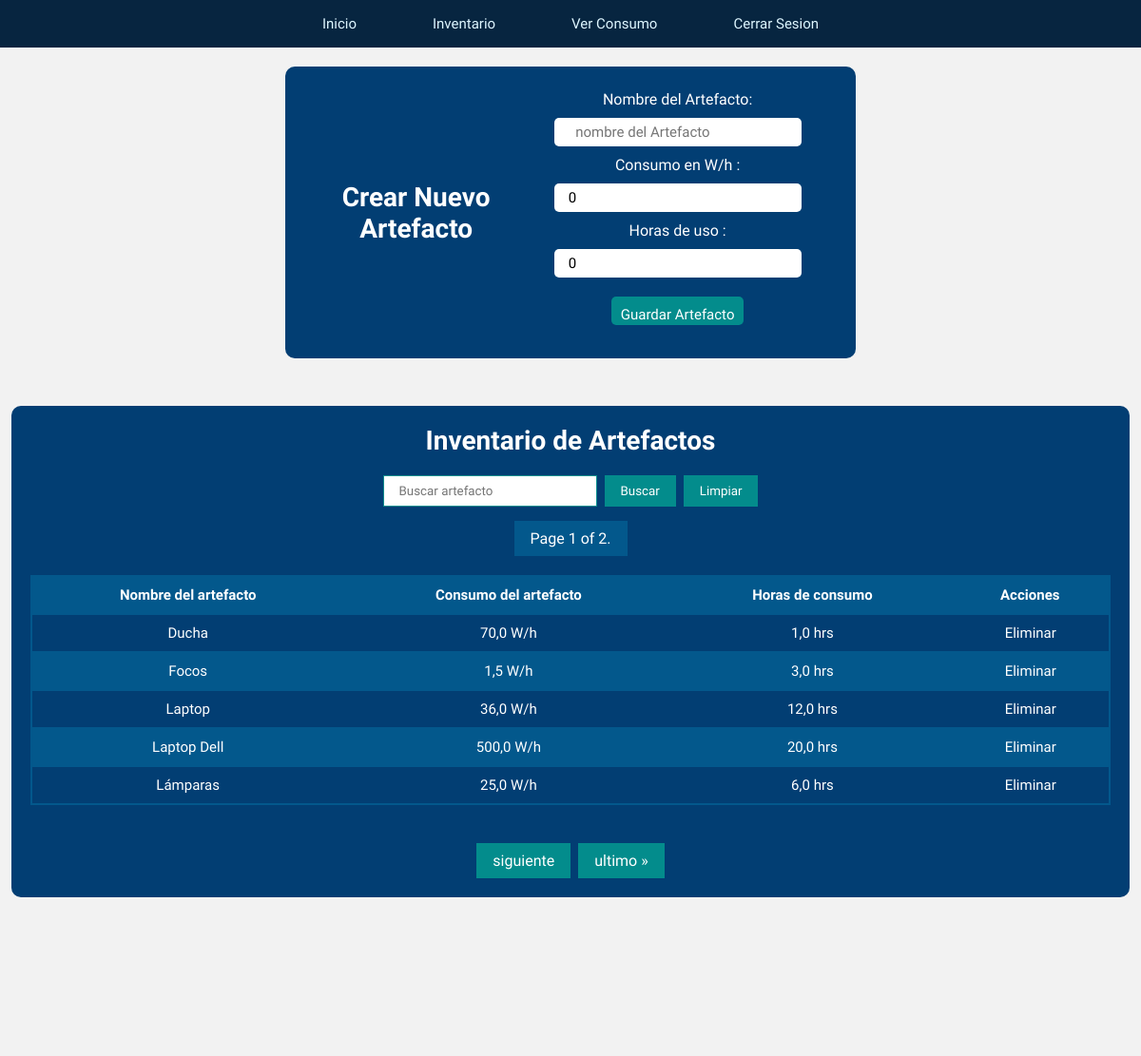
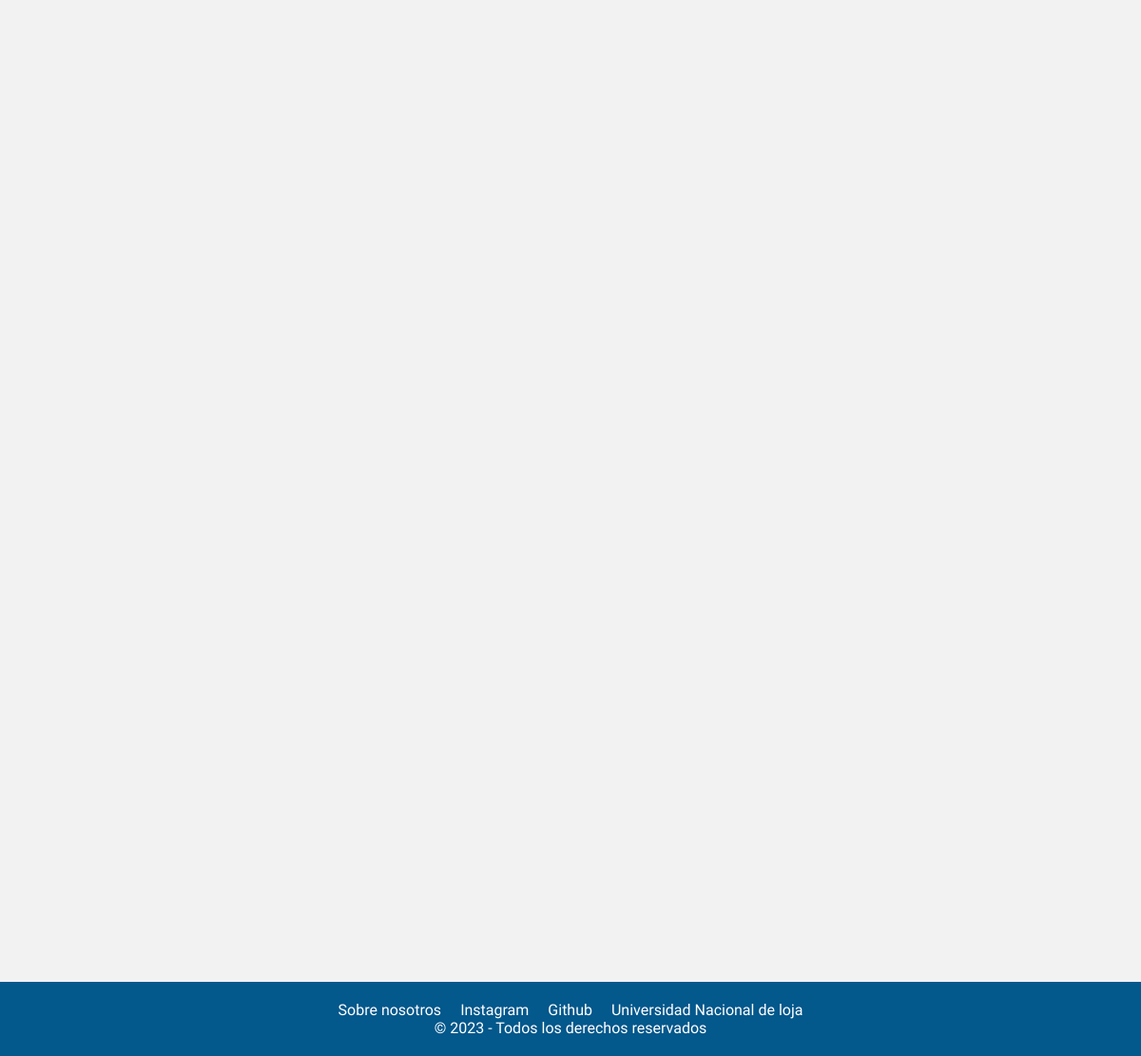
The app's page /paginaUsuario/inventario/artefactos/ (signed in) with its own data (2 pictures, top to bottom).
### energy/models.py (models this page shows, shortened)
class Artefacto(models.Model):
    user = models.ForeignKey(User, on_delete=models.CASCADE)
    nombre_artefacto = models.CharField(max_length=20)
    consumo_wh = models.FloatField(default=0)
    horas_de_uso = models.FloatField(default=0)

### energy/views.py (the view, shortened to what this page needs)
# urls.py: path('paginaUsuario/inventario/artefactos/', artefacto, name="artefacto"),
def artefacto(request):
    if request.user.is_anonymous:
        return redirect('home')
    if request.user.is_authenticated:
        print(request.user.modoclaro.modo_claro)  # Corregir esta línea
        artefacto = Artefacto.objects.filter(user=request.user)
        if request.method == 'GET':
            form = ArtefactoForm()
            artefacto = artefacto.order_by('nombre_artefacto')
            paginacion_artefacto = Paginator(artefacto, 5)
            numero_pagina = request.GET.get('page')
            artefacto = paginacion_artefacto.get_page(numero_pagina)
            return render(request, 'energy/home/artefacto.html', {
                'form': form,
                'artefacto': artefacto,
                'filtrar_artefacto': FiltrarArtefactoForm
            })
        return render(request, 'energy/home/artefacto.html', {
            'eliminar': eliminar_artefacto,
            'ver_todo': Artefacto.objects.filter(user=request.user),
        })

### energy/forms.py
class ArtefactoForm(forms.ModelForm):
    class Meta:
        model = Artefacto
        fields = ('nombre_artefacto', 'consumo_wh', 'horas_de_uso')
        widgets = {
            'nombre_artefacto': forms.TextInput(
                attrs={
                    'placeholder': '  nombre del Artefacto',
                }
            ),
            'consumo_wh': forms.NumberInput(
                attrs={
                    'placeholder': 'Consumo en Whatts cada hora',
                    'min': '1',
                    'max': '10000'
                }
            ),
            'horas_de_uso': forms.NumberInput(
                attrs={
                    'placeholder': 'Horas de uso del artefacto',
                    'min': '1',
                    'max': '24'
                }
            )
        }
        labels = {
            'nombre_artefacto': 'Nombre del Artefacto',
            'consumo_wh': 'Consumo en W/h      ',
            'horas_de_uso': 'Horas de uso        ',
        }

### energy/templates/energy/home/artefacto.html (shortened to what this page needs)
{% load static %}
<!DOCTYPE html>
<html lang="en">
<head>
    {% if  request.user.modoclaro.modo_claro %}
    <link rel="stylesheet" href="{% static 'energy/css/modo_claro/mclaro_artefacto3.css' %}">
    {% else %}
    <link rel="stylesheet" href="{% static 'energy/css/modo_oscuro/mo_artefacto3.css' %}">
    {% endif %}
</head>
<body>
     <nav class="menu">
                <a href="{% url 'paginaUsuario' %}">Inicio</a>
                <a href="{% url 'inventario' %}">Inventario</a>
                <a href="{% url 'proyecciones' %}">Ver Consumo</a>
                <a href="{% url 'cerrarSesion' %}">Cerrar Sesion</a>
     </nav>
<section class="formCrearArtefactos">
    <h2>Crear Nuevo Artefacto</h2>
    <div class="god">
      <form method="post" action="{% url 'artefacto' %}" class="formulario1">
        {{ form.as_p }}
        <button type="submit">Guardar Artefacto</button>
      </form>
    </div>
</section>
<section class="tablaDeLosArtefactos">
<h2>Inventario de Artefactos</h2>
<form method="post" class="filtrar_artefacto">
    {{ filtrar_artefacto.nombre_artefacto }}
    <button type="submit"> Buscar</button>
    <button type="button"  class="ver_todo" ><a href="{% url 'artefacto' %}">Limpiar</a></button>
</form>
 <span class="current">
            Page {{ artefacto.number }} of {{ artefacto.paginator.num_pages }}.
 </span>
<table>
  <tr>
    <th>Nombre del artefacto</th>
    <th>Consumo del artefacto</th>
    <th>Horas de consumo</th>
    <th>Acciones</th>
  </tr>
  {% for artefactoList in artefacto %}
    <tr>
        <td>{{ artefactoList.nombre_artefacto }}</td>
        <td>{{ artefactoList.consumo_wh }} W/h</td>
        <td>{{ artefactoList.horas_de_uso }} hrs</td>
        <td class="acciones">
        <form method="post" action="{% url 'eliminarArtefacto' artefactoList.id %}">
          <button type="submit">Eliminar</button>
        </form>
        </td>
    </tr>
  {% endfor %}
</table>
<div class="pagination">
    <span class="step-links">
        {% if artefacto.has_next %}
            <a href="?page={{ artefacto.next_page_number }}">siguiente</a>
            <a href="?page={{ artefacto.paginator.num_pages }}">ultimo &raquo;</a>
        {% endif %}
    </span>
</div>
</section>
<footer>
    <nav class="navbarContactos">
        <ul class="contactos">
            <li><a href="{% url 'nosotros' %}">Sobre nosotros</a></li>
            <li><a href="https://www.instagram.com/foranix/">Instagram</a></li>
            <li><a href="https://github.com/SantiagoTamayo2002/energy_page#energy_page">Github</a></li>
            <li><a href="https://www.unl.edu.ec/">Universidad Nacional de loja</a></li>
        </ul>
    </nav>
    <p>&copy; 2023 - Todos los derechos reservados</p>
</footer>
</body>
</html>

### energy/static/energy/css/modo_claro/mclaro_artefacto3.css (style rules this page uses)
* { font-family: 'livvic', sans-serif; margin: 0; padding: 0; box-sizing: border-box; }
body { min-height: 100vh; background-color: #F2F2F2; color: #FFFFFF; }
.menu { position: relative; width: 100%; height: 50px; background: #072540; border-radius:0px; display: flex; justify-content: center; align-items: center; z-index: 2; }
.menu a { position: relative; display: inline-block; font-size: 15px; font-weight: 500; color: #DFF6FF; text-decoration: none; padding: 13px 35px; margin: 5px; z-index: 2; transition: color .5s; }
.menu a::after { content: ''; background: linear-gradient(10deg, #256D85, #038C8C); width: 100%; height: 100%; border-radius: 8px; position: absolute; top: 100%; left: 50%; transform: translate(-50%, -50%); z-index: -1; opacity: 0; transition: top .5s, opacity .5s; }
h2 { font-size: 28px; }
table { font-family: 'Livvic', Courier, monospace; width: 100%; font-size: 15px; text-align: left; color: #ffffff; border-collapse: collapse; margin: 20px; }
table button { background-color: #038C8C; padding: 2px; border-radius: 5px; color: #ffffff; cursor: pointer; }
th { font-weight: bolder; text-align: left; background-color: #03588C; }
tr { border: 2px solid #03588C; text-align: center; padding: 8px; }
tbody tr:nth-child(odd) { background-color: #03588C; }
th { text-align: center; align-content: center; padding: 10px; }
td { text-align: center; padding: 10px; }
.formCrearArtefactos { display: flex; justify-content: center; align-items: center; padding: 25px; border-radius: 10px; background-color: #023E73; width: 50%; margin: auto; margin-top: 20px; margin-bottom: 30px; text-align: center; }
.formCrearArtefactos input { padding: 15px; border-radius: 5px; border: none; height: 30px; width: 80%; font-size: 15px; margin-bottom: 10px; margin-top: 10px; }
.formCrearArtefactos button { color: #ffffff; padding: 10px; border: none; cursor: pointer; border-radius: 5px; height: 30px; font-size: 15px; background-color: #038C8C; margin: 10px; }
.tablaDeLosArtefactos { display: flex; flex-direction: column; justify-content: center; align-items: center; margin: 10%; padding: 20px; border-radius: 10px; background-color: #023E73; width: 98%; margin: auto; margin-top: 50px; margin-bottom: 50px; }
.acciones { contain: content; align-content: center; text-align: center; padding: 0px; cursor: pointer; }
.acciones form button { width: 100%; height: 100%; cursor: pointer; text-align: center; align-content: center; align-items: center; background: rgba(11,51,255,0); padding: 5px; color: #ffffff; font-size: 15px; border-style: none; }
.pagination { display: flex; justify-content: center; align-items: center; margin-top: 20px; }
.pagination a { color: #ffffff; float: left; padding: 8px 16px; text-decoration: none; transition: .3s; background-color: #038C8C; border: 1px solid #038C8C; }
.step-links { display: flex; align-items: center; justify-content: center; }
.step-links a { padding: 8px 16px; text-decoration: none; border: 1px solid #038C8C; margin: 0 4px; }
.current { color: #ffffff; margin-top: 15px; padding: 8px 16px; text-decoration: none; border: 1px solid #03588C; background-color: #03588C; display: block; text-align: center; }
.filtrar_artefacto { display: flex; justify-content: center; align-items: center; margin-top: 20px; }
.filtrar_artefacto input { padding: 8px 16px; text-decoration: none; border: 1px solid #038C8C; margin: 0 4px; }
.filtrar_artefacto button { padding: 8px 16px; text-decoration: none; border: 1px solid #038C8C; margin: 0 4px; background-color: #038C8C; color: #ffffff; cursor: pointer; }
.ver_todo { display: inline-block; padding: 8px 16px; text-decoration: none; border: 1px solid white; margin: 0 4px; background-color: #47B5FF; color: white; cursor: pointer; }
footer { background-color: #03588C; color: #ffffff; padding: 20px; text-align: center; position: fixed; bottom: 0; width: 100%; box-sizing: border-box; }
.contactos { display: flex; justify-content: center; align-items: center; list-style: none; padding: 0; }
.contactos li { margin: 0 10px; }
.contactos a { color: #ffffff; text-decoration: none; transition: color .5s; }
@media screen and (min-width: 480px) { footer { position: relative; bottom: 0; margin-top: 100%; width: 100%; } }

### energy/templates/energy/home/artefacto.html (style rules this page uses)
.ver_todo a { text-decoration: none; color: white; }

### records on screen
Artefacto: nombre_artefacto "Ducha", consumo_wh "70,0", horas_de_uso "1,0"
Artefacto: nombre_artefacto "Focos", consumo_wh "1,5", horas_de_uso "3,0"
Artefacto: nombre_artefacto "Laptop", consumo_wh "36,0", horas_de_uso "12,0"
Artefacto: nombre_artefacto "Laptop Dell", consumo_wh "500,0", horas_de_uso "20,0"
Artefacto: nombre_artefacto "Lámparas", consumo_wh "25,0", horas_de_uso "6,0"

### other values on screen
{{ artefacto.number }} "1"
{{ artefacto.paginator.num_pages }} "2"
